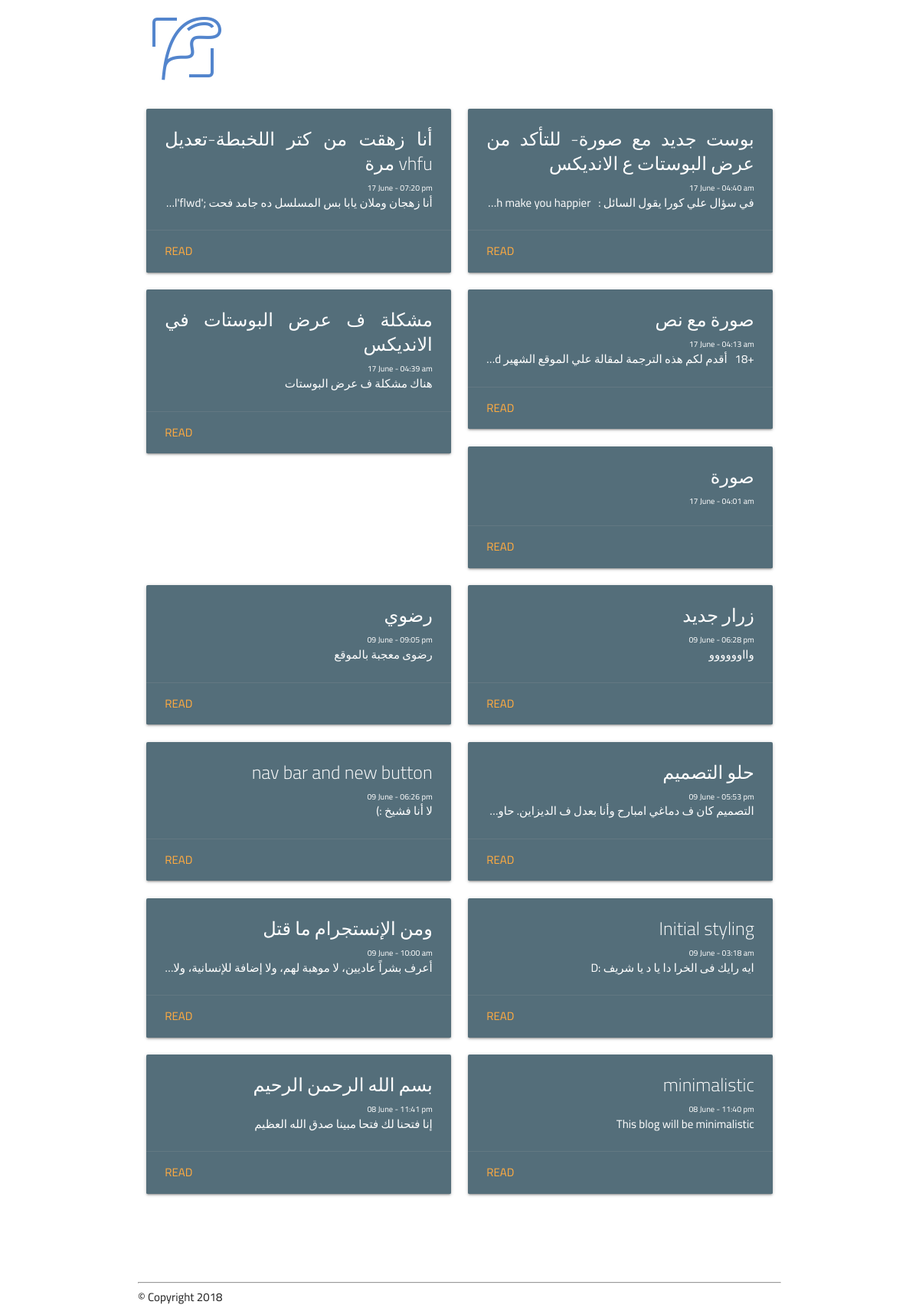
The page / on the database its author committed.
### app/models.py (models this page shows, shortened)
class Post(db.Model):
    id = db.Column(db.Integer, primary_key=True)
    title = db.Column(db.String(100), nullable=False)
    body = db.Column(db.Text, nullable=False)
    filename = db.Column(db.String, nullable=True)
    file_url = db.Column(db.String, nullable=True)
    pub_date = db.Column(db.DateTime, nullable=False, default=datetime.utcnow)
    comments = db.relationship('Comment', backref='post', lazy=True)
    def date(self):
        return self.pub_date.strftime('%d %B - %I:%M %P')

### app/routes.py (the view)
@app.route('/')
def index():
    posts = Post.query.all()
    posts.sort(key=lambda p: p.pub_date, reverse=True)
    return render_template('index.html', posts=posts)

### app/templates/index.html (shortened to what this page needs)
{% extends "base.html" %}
{% block content %}
	{% if posts %}
			<div class="row">
			{% for post in posts %}
				<div class="col s12 m6">
					<div class="card blue-grey darken-1">
						<div class="card-content white-text">
							<span class="card-title title">{{ post.title }}</span>
							<p class="date">{{ post.date() }}</p>
							<p class="truncate body">{{ post.body | striptags }}</p>
						</div>
						<div class="card-action">
							<a href="{{ url_for('detail', post_id=post.id) }}">Read</a>
						</div>
					</div>
				</div>
			{% endfor %}
			</div>
	{% else %}
		<h3>No posts.</h3>
	{% endif %}
{% endblock %}

### app/templates/base.html (shortened to what this page needs)
<!DOCTYPE html>
<html lang="ar">
<head>
    {% block head %}
		<link rel="stylesheet" href="https://cdnjs.cloudflare.com/ajax/libs/materialize/1.0.0-beta/css/materialize.min.css">
		<link rel="stylesheet" href="https://cdnjs.cloudflare.com/ajax/libs/materialize/1.0.0-beta/css/materialize.min.css">
		<link rel="stylesheet" href="{{ url_for('static', filename='css/style.css') }}">
    {% endblock %}
</head>
<body>
    <div id="header"><div class="container">{% block header %}<a href={{ url_for('index') }}>
		<img src="{{ url_for('static', filename='images/feather.png') }}"></a>{% endblock %}</div></div>
    <div id="content"><div class="container">{% block content %}{% endblock %}</div></div>
    <footer>
		<div class="container">
			{% block footer %}
			<hr>
			&copy; Copyright 2018
			{% endblock %}
		</div>
    </footer>
</body>
</html>

### app/static/css/style.css (style rules this page uses)
body { font-family: Cairo, sans-serif; }
footer .container { margin-top: 100px; }
.title, .date, .body { text-align: justify; direction: rtl; font-family: inherit; }
.date { font-size: .7em; direction: ltr; text-align: right }

### rows shown on the page
Post: title "أنا زهقت من كتر اللخبطة-تعديل vhfu مرة", date "17 June - 07:20 pm"
Post: title "بوست جديد مع صورة- للتأكد من عرض البوستات ع الانديكس", date "17 June - 04:40 am"
Post: title "مشكلة ف عرض البوستات في الانديكس", date "17 June - 04:39 am", body "هناك مشكلة ف عرض البوستات"
Post: title "صورة مع نص", date "17 June - 04:13 am"
Post: title "صورة", date "17 June - 04:01 am"
Post: title "رضوي", date "09 June - 09:05 pm", body "رضوى معجبة بالموقع"
Post: title "زرار جديد", date "09 June - 06:28 pm", body "وااوووووو"
Post: title "nav bar and new button", date "09 June - 06:26 pm", body "لا أنا فشيخ :)"
Post: title "حلو التصميم", date "09 June - 05:53 pm"
Post: title "ومن الإنستجرام ما قتل", date "09 June - 10:00 am"
Post: title "Initial styling", date "09 June - 03:18 am", body "ايه رايك فى الخرا دا يا د يا شريف :D"
Post: title "بسم الله الرحمن الرحيم", date "08 June - 11:41 pm", body "إنا فتحنا لك فتحا مبينا صدق الله العظيم"
Post: title "minimalistic", date "08 June - 11:40 pm", body "This blog will be minimalistic"
